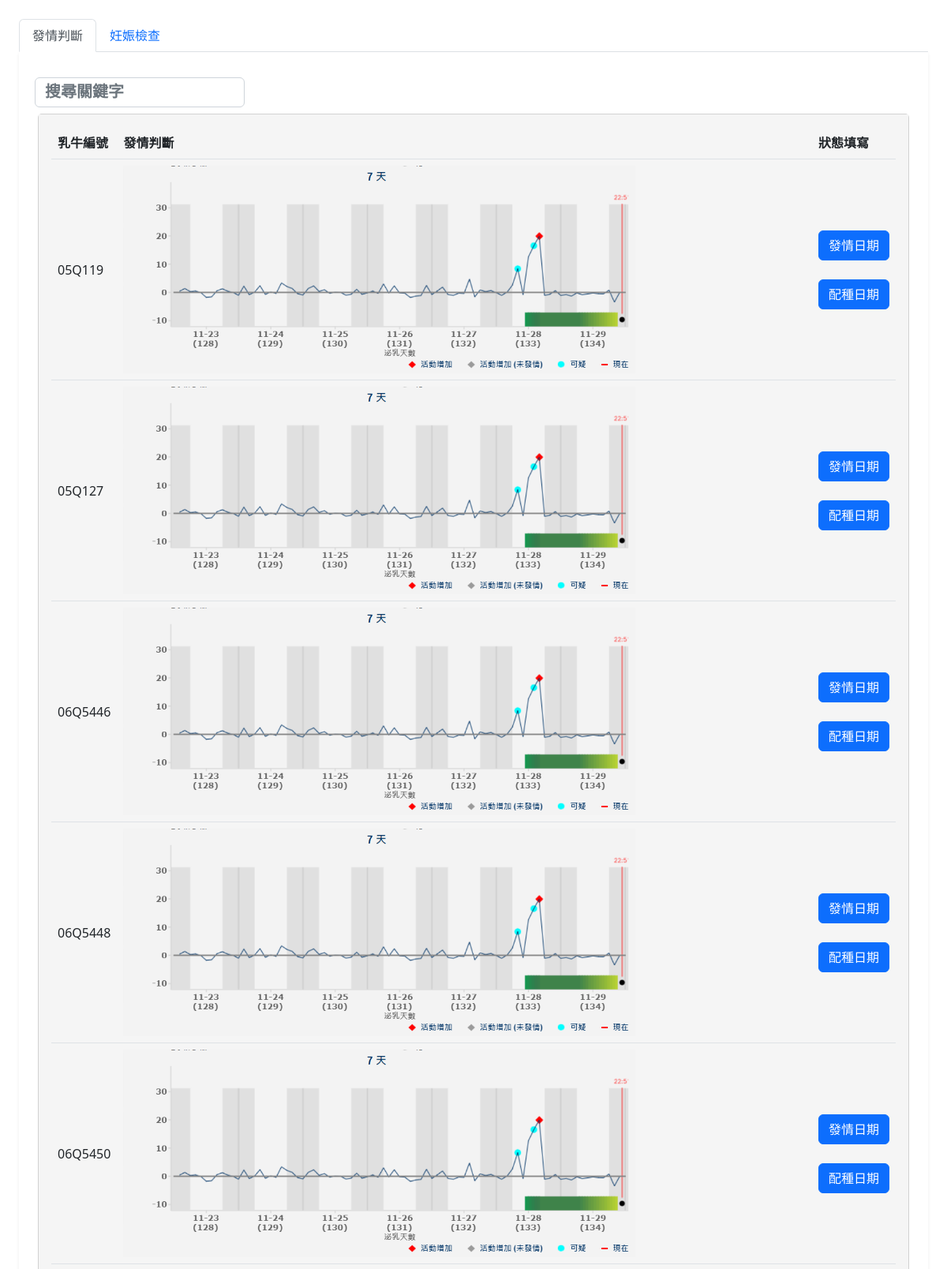
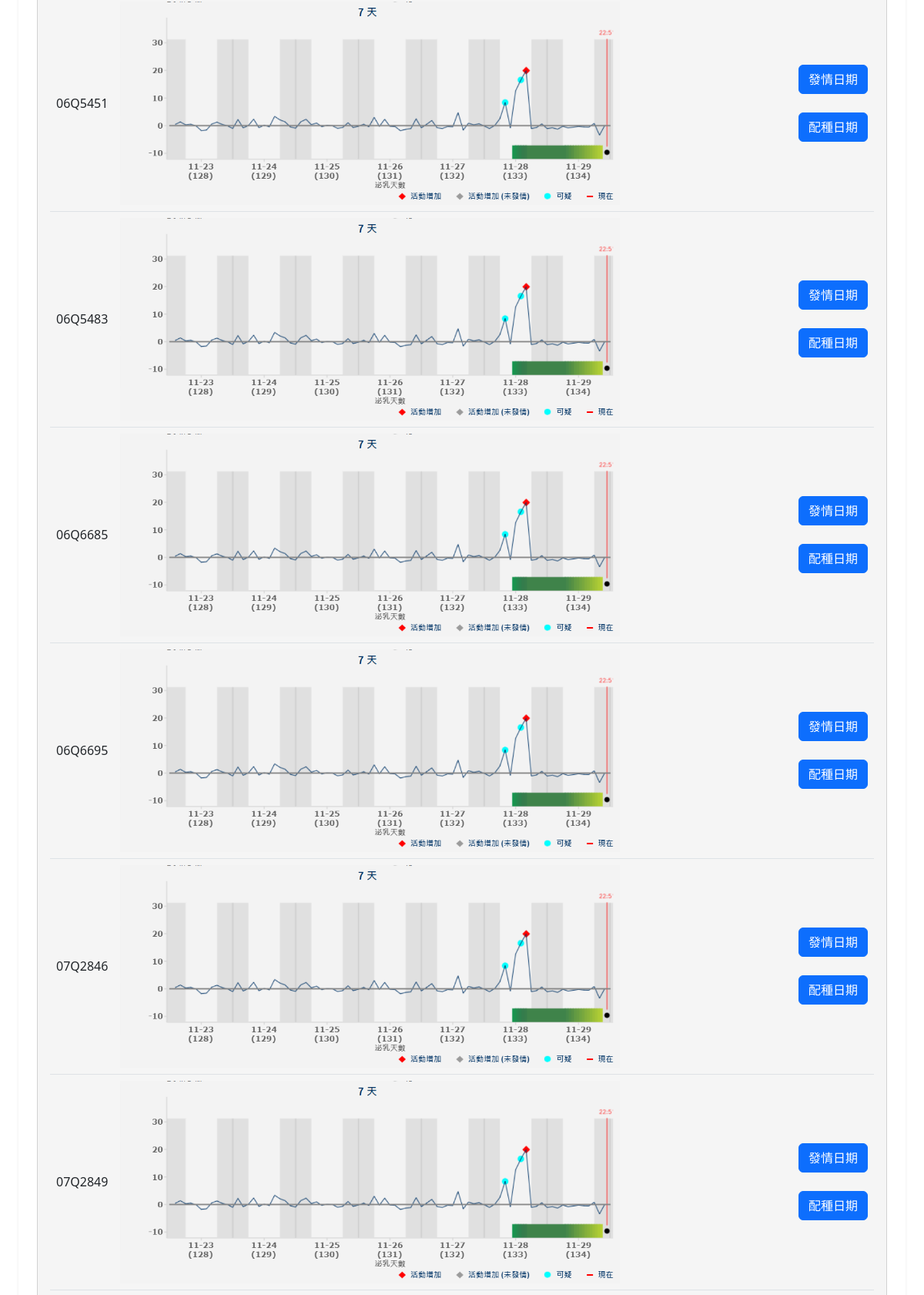
Screenshot of /fHealthManagement/pregnancyCheck/pregnancyCheck.php (upper part) with the database file from the repository (2 pictures, top to bottom).
### tables this page shows
CREATE TABLE `cows_information` (
  `sn` int(6) NOT NULL,
  `id` varchar(64) NOT NULL,
  `dob` date NOT NULL,
  `mid` varchar(64) NOT NULL,
  `fid` varchar(64) NOT NULL,
  `birthParity` int(64) NOT NULL,
  `calvingInterval` varchar(64) NOT NULL,
  `area` varchar(64) NOT NULL,
  `areatime` date DEFAULT NULL
);

### fHealthManagement/pregnancyCheck/pregnancyCheck.php (the view, shortened to what this page needs)
<?php
require_once("../../SQLServer.php");
?>
<!doctype html>
<html lang="zh-TW">
<head>
  <link href="https://cdn.jsdelivr.net/npm/bootstrap@5.2.2/dist/css/bootstrap.min.css" rel="stylesheet">
  <link rel="stylesheet" href="../../css/text_box2.css">
  <link rel="stylesheet" href="../../css/indexcss.css">
</head>
<body>
  <div name="content" style="width:100%; height: 100vh ;   padding:1.5rem  ;   ">
    <div class="tab-content">
      <ul class="nav nav-tabs" role="tablist">
        <li class="nav-item">
          <a href="#predEstrus" class="nav-link active" data-toggle="tab">發情判斷</a>
        </li>
        <li class="nav-item">
          <a href="#pregnancyCheck" class="nav-link" data-toggle="tab">妊娠檢查</a>
        </li>
      </ul>
      <div class="tab-pane active shadow-sm p-4" id="predEstrus">
        <div class="row">
          <div class="col-md-3 p-2">
            <input type="search" class="search form-control" data-table="table table-hover" placeholder="搜尋關鍵字" style="width:100%;">
          </div>
        </div>
        <div class="card">
          <div class="card-body" id="estrusRecord">
            <table id="rule" class="table table-hover" width="50%" align="center" style="display: table-cell;vertical-align: middle;">
              <thead>
                <tr>
                  <th>乳牛編號</th>
                  <th>發情判斷</th>
                  <th>狀態填寫</th>
                </tr>
              </thead>
              <tbody>
                <?php
                $query = "SELECT * FROM cows_information ";
                $result = mysqli_query($db_link, $query);
                while ($row = mysqli_fetch_array($result)) {
                  echo "<tr>";
                  $id = $row['id'];
                  echo "<td>$id</td>";
                  echo "<td><img src=\"./發情.PNG\" width=\"75%\"></td>";
                  echo "<td><input type=\"button\" class=\"addEstrusDate btn-primary btn\" value=\"發情日期\" GetID=\"$id\"> <br><br> <input type=\"button\" class=\"addMatingDate btn-primary btn\" value=\"配種日期\" GetID=\"$id\"></td>";
                  echo "</tr>";
                }
                ?>
              </tbody>
            </table>
          </div>
        </div>
      </div>
    </div>
  </div>
</body>
</html>

### css/text_box2.css (style rules this page uses)
::placeholder { color: #FFF; font-size:20px; text-align:left; font-weight:bolder; }

### css/indexcss.css (style rules this page uses)
html, body { height: 100%; }
.card { margin-bottom: 10px; border-radius: 5px; }
.card-body { background-color: whitesmoke; border-bottom-left-radius: 15px; border-bottom-right-radius: 15px; }

### rows the page displays
cows_information: id "05Q119"
cows_information: id "05Q127"
cows_information: id "06Q5446"
cows_information: id "06Q5448"
cows_information: id "06Q5450"
cows_information: id "06Q5451"
cows_information: id "06Q5483"
cows_information: id "06Q6685"
cows_information: id "06Q6695"
cows_information: id "07Q2846"
cows_information: id "07Q2849"
